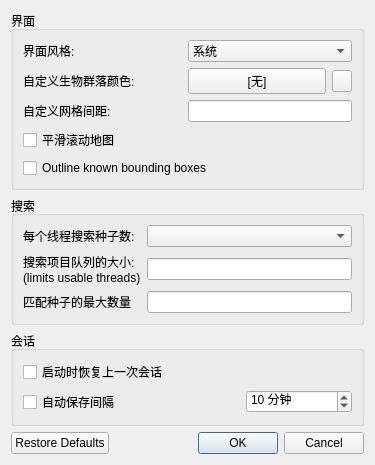
<?xml version="1.0" encoding="UTF-8"?>
<ui version="4.0">
 <class>ConfigDialog</class>
 <widget class="QDialog" name="ConfigDialog">
  <property name="geometry">
   <rect>
    <x>0</x>
    <y>0</y>
    <width>375</width>
    <height>395</height>
   </rect>
  </property>
  <property name="windowTitle">
   <string>首选项</string>
  </property>
  <property name="windowIcon">
   <iconset resource="../icons.qrc">
    <normaloff>:/icons/map.png</normaloff>:/icons/map.png</iconset>
  </property>
  <layout class="QGridLayout" name="gridLayout">
   <item row="3" column="0" colspan="2">
    <widget class="QGroupBox" name="groupBox_2">
     <property name="title">
      <string>搜索</string>
     </property>
     <layout class="QGridLayout" name="gridLayout_3">
      <item row="1" column="0">
       <widget class="QLabel" name="label_2">
        <property name="text">
         <string>搜索项目队列的大小:
(limits usable threads)</string>
        </property>
       </widget>
      </item>
      <item row="0" column="0">
       <widget class="QLabel" name="label">
        <property name="text">
         <string>每个线程搜索种子数:</string>
        </property>
       </widget>
      </item>
      <item row="2" column="0">
       <widget class="QLabel" name="label_3">
        <property name="text">
         <string>匹配种子的最大数量</string>
        </property>
       </widget>
      </item>
      <item row="2" column="1">
       <widget class="QLineEdit" name="lineMatching"/>
      </item>
      <item row="0" column="1">
       <widget class="QComboBox" name="cboxItemSize">
        <property name="iconSize">
         <size>
          <width>0</width>
          <height>16</height>
         </size>
        </property>
       </widget>
      </item>
      <item row="1" column="1">
       <widget class="QLineEdit" name="lineQueueSize"/>
      </item>
     </layout>
    </widget>
   </item>
   <item row="0" column="0" rowspan="2" colspan="2">
    <widget class="QGroupBox" name="groupBox">
     <property name="title">
      <string>界面</string>
     </property>
     <layout class="QGridLayout" name="gridLayout_2">
      <item row="1" column="0">
       <widget class="QLabel" name="label_5">
        <property name="text">
         <string>自定义生物群落颜色:</string>
        </property>
       </widget>
      </item>
      <item row="0" column="2" colspan="2">
       <widget class="QComboBox" name="comboStyle">
        <property name="iconSize">
         <size>
          <width>0</width>
          <height>16</height>
         </size>
        </property>
        <item>
         <property name="text">
          <string>系统</string>
         </property>
        </item>
        <item>
         <property name="text">
          <string>深色</string>
         </property>
        </item>
       </widget>
      </item>
      <item row="4" column="0" colspan="4">
       <widget class="QCheckBox" name="checkBBoxes">
        <property name="text">
         <string>Outline known bounding boxes</string>
        </property>
       </widget>
      </item>
      <item row="0" column="0">
       <widget class="QLabel" name="label_4">
        <property name="text">
         <string>界面风格:</string>
        </property>
       </widget>
      </item>
      <item row="3" column="0" colspan="4">
       <widget class="QCheckBox" name="checkSmooth">
        <property name="toolTip">
         <string>Simulate innertia for the map view</string>
        </property>
        <property name="text">
         <string>平滑滚动地图</string>
        </property>
       </widget>
      </item>
      <item row="1" column="2">
       <widget class="QPushButton" name="buttonBiomeColor">
        <property name="text">
         <string>[无]</string>
        </property>
       </widget>
      </item>
      <item row="1" column="3">
       <widget class="QPushButton" name="buttonClear">
        <property name="maximumSize">
         <size>
          <width>20</width>
          <height>16777215</height>
         </size>
        </property>
        <property name="icon">
         <iconset resource="../icons.qrc">
          <normaloff>:/icons/clear.png</normaloff>:/icons/clear.png</iconset>
        </property>
       </widget>
      </item>
      <item row="1" column="1">
       <widget class="QPushButton" name="buttonColorHelp">
        <property name="maximumSize">
         <size>
          <width>14</width>
          <height>14</height>
         </size>
        </property>
        <property name="styleSheet">
         <string notr="true">border: none;</string>
        </property>
        <property name="text">
         <string/>
        </property>
        <property name="icon">
         <iconset resource="../icons.qrc">
          <normaloff>:/icons/info.png</normaloff>:/icons/info.png</iconset>
        </property>
        <property name="iconSize">
         <size>
          <width>14</width>
          <height>14</height>
         </size>
        </property>
       </widget>
      </item>
      <item row="2" column="0" colspan="2">
       <widget class="QLabel" name="label_6">
        <property name="toolTip">
         <string>Use a fixed grid in blocks instead of outlining the generated map tiles
Leave blank for the default behaviour</string>
        </property>
        <property name="text">
         <string>自定义网格间距:</string>
        </property>
       </widget>
      </item>
      <item row="2" column="2" colspan="2">
       <widget class="QLineEdit" name="lineGridSpacing"/>
      </item>
     </layout>
    </widget>
   </item>
   <item row="11" column="0" colspan="2">
    <widget class="QDialogButtonBox" name="buttonBox">
     <property name="orientation">
      <enum>Qt::Horizontal</enum>
     </property>
     <property name="standardButtons">
      <set>QDialogButtonBox::Cancel|QDialogButtonBox::Ok|QDialogButtonBox::RestoreDefaults</set>
     </property>
    </widget>
   </item>
   <item row="4" column="0" colspan="2">
    <widget class="QGroupBox" name="groupBox_3">
     <property name="title">
      <string>会话</string>
     </property>
     <layout class="QGridLayout" name="gridLayout_4">
      <item row="0" column="0" rowspan="2" colspan="3">
       <widget class="QCheckBox" name="checkRestore">
        <property name="text">
         <string>启动时恢复上一次会话</string>
        </property>
       </widget>
      </item>
      <item row="2" column="0">
       <widget class="QCheckBox" name="checkAutosave">
        <property name="text">
         <string>自动保存间隔</string>
        </property>
       </widget>
      </item>
      <item row="2" column="2">
       <widget class="QSpinBox" name="spinAutosave">
        <property name="suffix">
         <string> 分钟</string>
        </property>
        <property name="minimum">
         <number>1</number>
        </property>
        <property name="maximum">
         <number>120</number>
        </property>
        <property name="value">
         <number>10</number>
        </property>
       </widget>
      </item>
     </layout>
    </widget>
   </item>
  </layout>
 </widget>
 <resources>
  <include location="../icons.qrc"/>
 </resources>
 <connections>
  <connection>
   <sender>buttonBox</sender>
   <signal>accepted()</signal>
   <receiver>ConfigDialog</receiver>
   <slot>accept()</slot>
   <hints>
    <hint type="sourcelabel">
     <x>248</x>
     <y>254</y>
    </hint>
    <hint type="destinationlabel">
     <x>157</x>
     <y>274</y>
    </hint>
   </hints>
  </connection>
  <connection>
   <sender>buttonBox</sender>
   <signal>rejected()</signal>
   <receiver>ConfigDialog</receiver>
   <slot>reject()</slot>
   <hints>
    <hint type="sourcelabel">
     <x>316</x>
     <y>260</y>
    </hint>
    <hint type="destinationlabel">
     <x>286</x>
     <y>274</y>
    </hint>
   </hints>
  </connection>
 </connections>
</ui>
